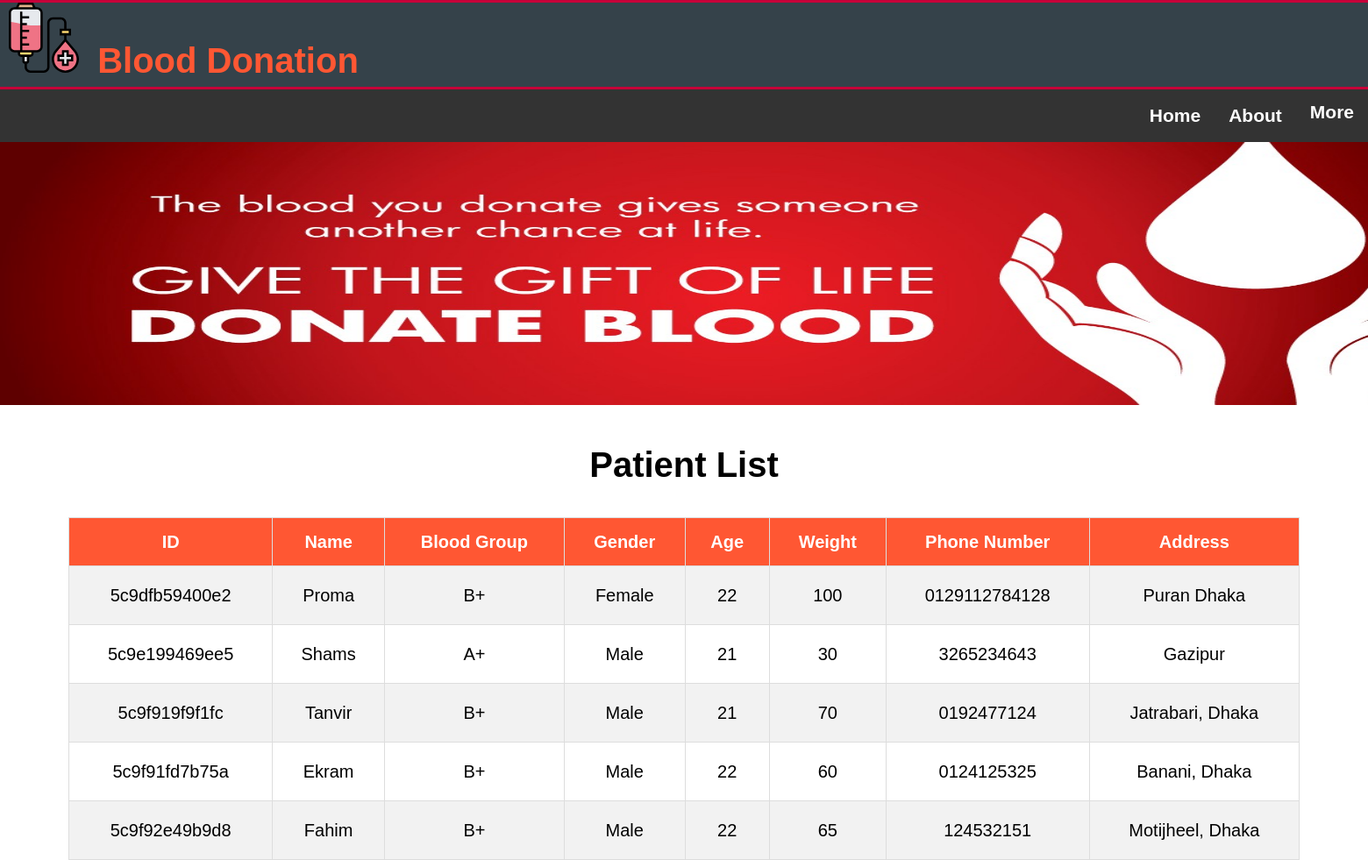
The page /patientlist.php on the database its author committed.
### tables this page shows
CREATE TABLE `patient` (
  `id` varchar(20) NOT NULL,
  `name` text NOT NULL,
  `bgroup` varchar(5) NOT NULL,
  `gender` text NOT NULL,
  `age` int(5) NOT NULL,
  `weight` float NOT NULL,
  `number` varchar(20) NOT NULL,
  `address` varchar(40) NOT NULL
);

### patientlist.php (the view, shortened to what this page needs)
<?php
include('header/header.php');
include('header/navadmin.php');
include('header/connection.php');
?>
<!DOCTYPE html>
<html>
<head>
</head>
<body>
	<br>
<h1 align="center">Patient List</h1>
<br>
<table id="customers" style="margin: 0px auto;">
  <tr>
		<th>ID</th>
    <th>Name</th>
    <th>Blood Group</th>
    <th>Gender</th>
		<th>Age</th>
		<th>Weight</th>
		<th>Phone Number</th>
		<th>Address</th>
  </tr>
	<?php
$q=$db->query("SELECT * FROM patient");
while ($p=$q->fetch(PDO::FETCH_OBJ)) {
	?>
	<tr>
		<td><?= $p->id; ?></td>
    <td><?= $p->name; ?></td>
    <td><?= $p->bgroup; ?></td>
	  <td><?= $p->gender; ?></td>
	  <td><?= $p->age; ?></td>
	  <td><?= $p->weight; ?></td>
	  <td><?= $p->number; ?></td>
	  <td><?= $p->address; ?></td>
  </tr>
	<?php
}
	 ?>
</table>
</body>
</html>

### css/style.css (style rules this page uses)
body { font: 20px/1.5 Arial, Helvetica,sans-serif; padding: 0; margin: 5; background-color: inherit; }
* { margin: 0px; padding: 0px; }

### header/navadmin.php (style rules this page uses)
body { font-family: Arial, Helvetica, sans-serif; }

### patientlist.php (style rules this page uses)
#customers { font-family: "Trebuchet MS", Arial, Helvetica, sans-serif; border-collapse: collapse; width: 90%; margin: 5px; text-align: center; }
#customers td, #customers th { border: 1px solid #ddd; padding: 18px; }
#customers tr:nth-child(even) { background-color: #f2f2f2; }
#customers th { padding-top: 12px; padding-bottom: 12px; text-align: center; background-color: #FF5733; color: white; }

### rows shown on the page
patient: id "5c9dfb59400e2", name "Proma", bgroup "B+", gender "Female", age "22", weight "100", number "0129112784128", address "Puran Dhaka"
patient: id "5c9e199469ee5", name "Shams", bgroup "A+", gender "Male", age "21", weight "30", number "3265234643", address "Gazipur"
patient: id "5c9f919f9f1fc", name "Tanvir", bgroup "B+", gender "Male", age "21", weight "70", number "0192477124", address "Jatrabari, Dhaka"
patient: id "5c9f91fd7b75a", name "Ekram", bgroup "B+", gender "Male", age "22", weight "60", number "0124125325", address "Banani, Dhaka"
patient: id "5c9f92e49b9d8", name "Fahim", bgroup "B+", gender "Male", age "22", weight "65", number "124532151", address "Motijheel, Dhaka"
